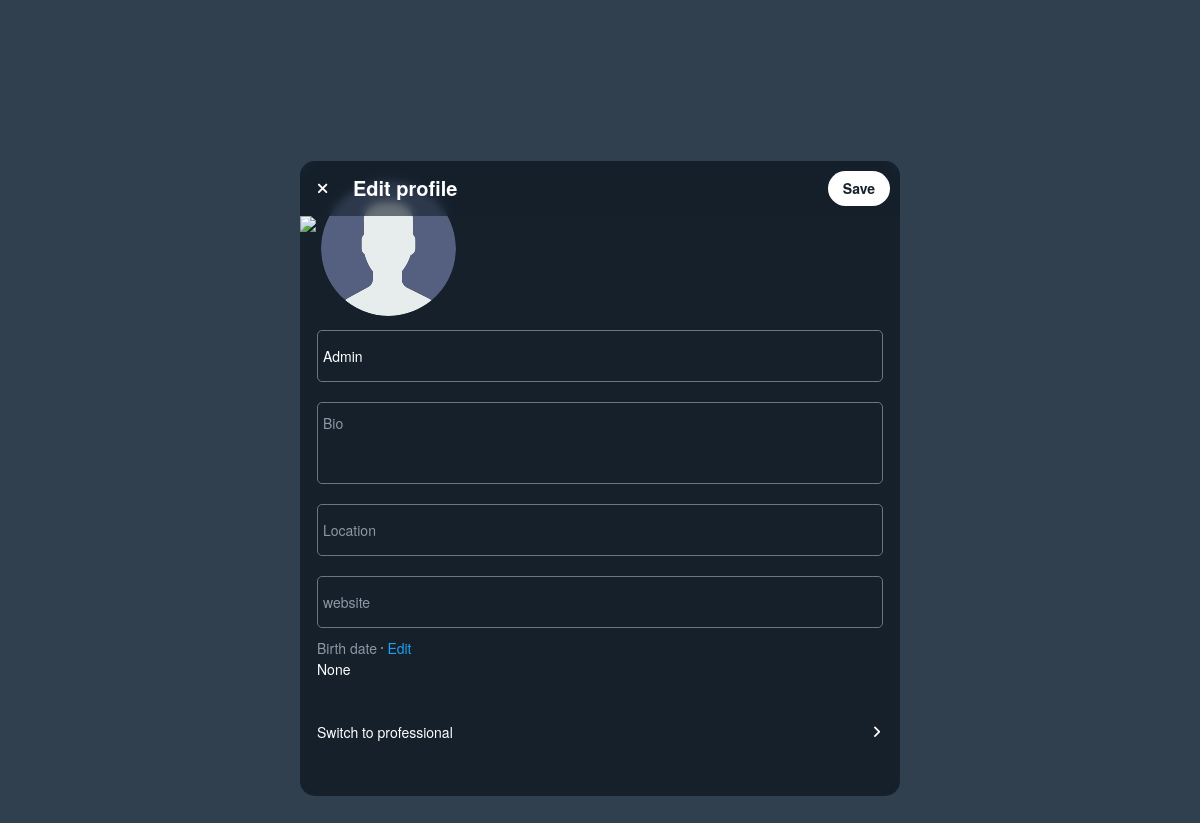
Page /i/settings/profile/ (signed in) on the earlier database version.
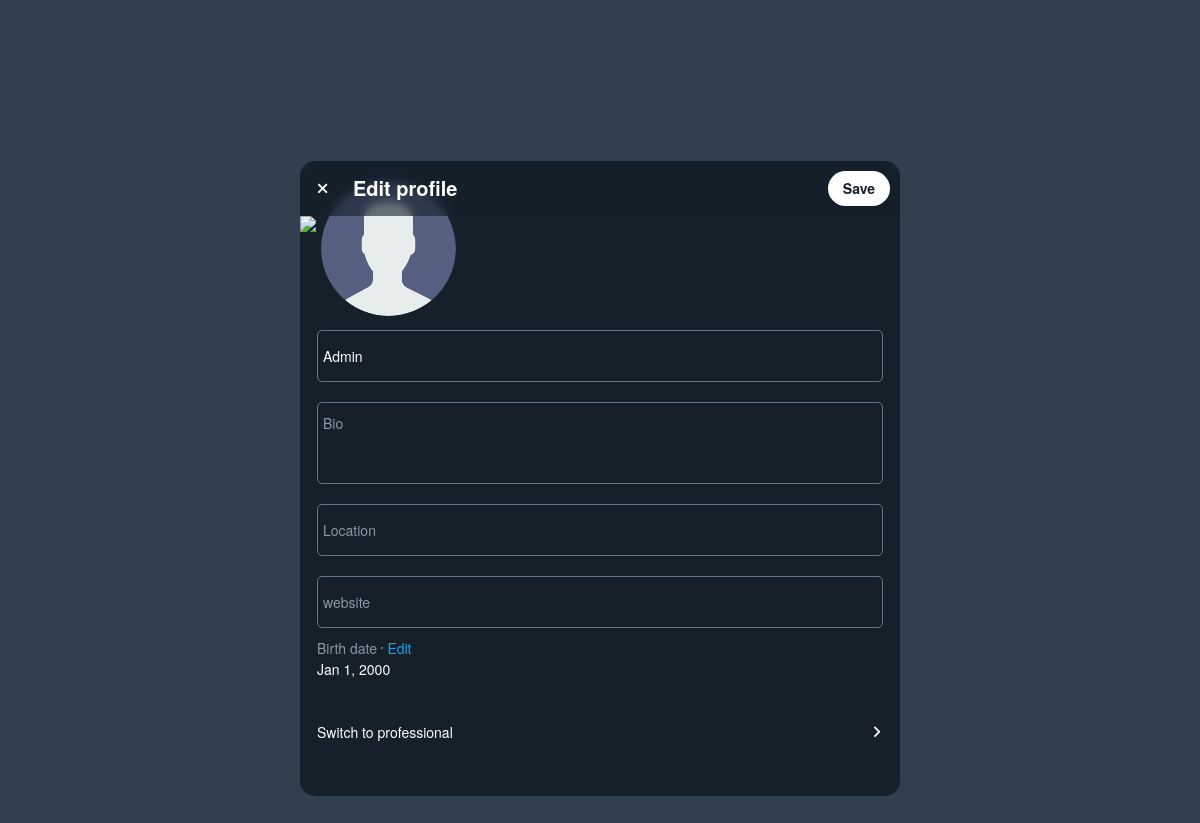
Same page on the later database version.
### user/models.py (models this page shows)
class User(AbstractBaseUser, PermissionsMixin):
    username = models.CharField(max_length=30, blank=False, unique=True)
    name = models.CharField(max_length=50)
    email = models.EmailField(unique=True)
    bio = models.TextField(blank=True, max_length=160)
    website = models.URLField(validators=[URLValidator()],blank=True)
    location = models.CharField(max_length=30, blank=True)
    following = models.ManyToManyField('self', related_name='folowing', blank=True, symmetrical=False)
    followers = models.ManyToManyField('self', related_name='folower', blank=True, symmetrical=False)
    dateofbirth = models.CharField(max_length=100,blank=True,null=True)
    joined = models.DateTimeField(auto_now_add=True)
    is_active = models.BooleanField(default=True)
    avatar = models.ImageField(upload_to='avatar/', null=True, default="avatar/avatar.svg")
    theme = models.CharField(max_length=10, blank=True, default='light')
    is_staff = models.BooleanField(blank=True,null=True)
    is_superuser = models.BooleanField(blank=True,null=True)
    USERNAME_FIELD = 'username'
    REQUIRED_FIELDS = ['name', 'email',]
    objects = UserManager()
    def __str__(self):
        return self.username

### user/views.py (the view, shortened to what this page needs)
# urls.py: path('settings/profile/', views.edit, name='edit_profile'),
def edit(request):
    user = request.user
    context = {'title': f'{user.name} (@{user.username})', 'user':user}
    return render(request, 'user/profile/edit.html',context)

### user/templates/user/profile/edit.html (shortened to what this page needs)
{% extends 'index.html' %} {% block content %} {% load static %}
<link rel="stylesheet" href="{% static 'styles/user/style.css' %}" />
<div class="fixed-bg align-y">
  <main class="settings-box col">
    <form action="{% url 'edit_profile' %}" method="POST">
      <div class="settings-header">
        <div class="row align-y">
          <a title="close" class="back" href="{% url 'profile' user %}"
            ><i class="fa-solid fa-xmark"></i
          ></a>
          <h2 style="font-size: 20px; font-weight: bold; margin-left: 13px">
            Edit profile
          </h2>
        </div>
        <button type="submit" class="secondary-btn">Save</button>
      </div>
      <img src="{% static 'images/banner.jpg' %}" width="100%" />
      <div class="col" style="padding: 0 17px">
        <div class="row align-y" style="margin-top: -60px">
          <img
            src="{{user.avatar.url}}"
            width="135"
            height="135"
            style="
              border-radius: 50%;
              border: 4px solid var(--twitter-background);
            "
          />
        </div>
        <div class="col">
          <input type="text" value="{{user.name}}" placeholder="Name" class="input-gen" name="name" />
          <textarea name="bio" placeholder="Bio" style="height: 60px;" class="input-gen">{{ user.bio }}</textarea>
          <input
            type="text"
            placeholder="Location"
            class="input-gen"
            name="location"
            value="{{user.location}}"
          />
          <input
            type="text"
            placeholder="website"
            class="input-gen"
            name="website"
            value="{{user.website}}"
          />
        </div>
        <div class="col">
          <div class="row align-y placeholder-color ">
            <small>Birth date</small> &nbsp <div class="dot"></div>&nbsp <button class="like-a" >Edit</button>
          </div>
          <small>{{user.dateofbirth}}</small>
        </div>
      </div>
      <div style="height: 25px;" ></div>
      <a href="" style="padding: 17px;width: 94%;color: var(--twitter-text);" class="hover no-decoration row between align-y"><span>Switch to professional</span> <i class="fa-solid fa-angle-right"></i></a>
      <div style="height: 75px;" ></div>
    </form>
  </main>
</div>
{% endblock content %}

Differences in the rows shown:
changed User "Admin": dateofbirth "None" → "Jan 1, 2000"
